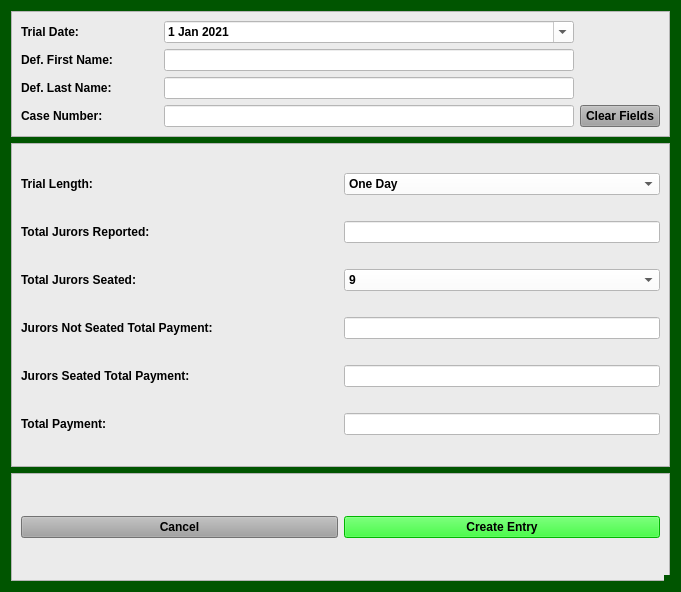
<?xml version="1.0" encoding="UTF-8"?>
<ui version="4.0">
 <class>JurorPaymentDialog</class>
 <widget class="QDialog" name="JurorPaymentDialog">
  <property name="windowModality">
   <enum>Qt::NonModal</enum>
  </property>
  <property name="enabled">
   <bool>true</bool>
  </property>
  <property name="geometry">
   <rect>
    <x>0</x>
    <y>0</y>
    <width>681</width>
    <height>592</height>
   </rect>
  </property>
  <property name="sizePolicy">
   <sizepolicy hsizetype="Fixed" vsizetype="Preferred">
    <horstretch>0</horstretch>
    <verstretch>0</verstretch>
   </sizepolicy>
  </property>
  <property name="minimumSize">
   <size>
    <width>0</width>
    <height>0</height>
   </size>
  </property>
  <property name="maximumSize">
   <size>
    <width>2500</width>
    <height>3500</height>
   </size>
  </property>
  <property name="palette">
   <palette>
    <active>
     <colorrole role="Button">
      <brush brushstyle="SolidPattern">
       <color alpha="255">
        <red>0</red>
        <green>85</green>
        <blue>0</blue>
       </color>
      </brush>
     </colorrole>
     <colorrole role="Base">
      <brush brushstyle="SolidPattern">
       <color alpha="255">
        <red>0</red>
        <green>85</green>
        <blue>0</blue>
       </color>
      </brush>
     </colorrole>
     <colorrole role="Window">
      <brush brushstyle="SolidPattern">
       <color alpha="255">
        <red>0</red>
        <green>85</green>
        <blue>0</blue>
       </color>
      </brush>
     </colorrole>
    </active>
    <inactive>
     <colorrole role="Button">
      <brush brushstyle="SolidPattern">
       <color alpha="255">
        <red>0</red>
        <green>85</green>
        <blue>0</blue>
       </color>
      </brush>
     </colorrole>
     <colorrole role="Base">
      <brush brushstyle="SolidPattern">
       <color alpha="255">
        <red>0</red>
        <green>85</green>
        <blue>0</blue>
       </color>
      </brush>
     </colorrole>
     <colorrole role="Window">
      <brush brushstyle="SolidPattern">
       <color alpha="255">
        <red>0</red>
        <green>85</green>
        <blue>0</blue>
       </color>
      </brush>
     </colorrole>
    </inactive>
    <disabled>
     <colorrole role="Button">
      <brush brushstyle="SolidPattern">
       <color alpha="255">
        <red>0</red>
        <green>85</green>
        <blue>0</blue>
       </color>
      </brush>
     </colorrole>
     <colorrole role="Base">
      <brush brushstyle="SolidPattern">
       <color alpha="255">
        <red>0</red>
        <green>85</green>
        <blue>0</blue>
       </color>
      </brush>
     </colorrole>
     <colorrole role="Window">
      <brush brushstyle="SolidPattern">
       <color alpha="255">
        <red>0</red>
        <green>85</green>
        <blue>0</blue>
       </color>
      </brush>
     </colorrole>
    </disabled>
   </palette>
  </property>
  <property name="font">
   <font>
    <family>Palatino Linotype</family>
    <pointsize>11</pointsize>
    <weight>75</weight>
    <italic>false</italic>
    <bold>true</bold>
   </font>
  </property>
  <property name="windowTitle">
   <string>Juror Payment</string>
  </property>
  <property name="toolTip">
   <string/>
  </property>
  <property name="styleSheet">
   <string notr="true">background-color: rgb(0, 85, 0);
font: 75 11pt &quot;Palatino Linotype&quot;;
font-weight: bold;</string>
  </property>
  <property name="sizeGripEnabled">
   <bool>true</bool>
  </property>
  <property name="modal">
   <bool>true</bool>
  </property>
  <layout class="QVBoxLayout" name="verticalLayout" stretch="1,3,1">
   <item>
    <widget class="QFrame" name="frame">
     <property name="styleSheet">
      <string notr="true">background-color: rgb(235, 235, 235);</string>
     </property>
     <property name="frameShape">
      <enum>QFrame::StyledPanel</enum>
     </property>
     <property name="frameShadow">
      <enum>QFrame::Raised</enum>
     </property>
     <layout class="QGridLayout" name="gridLayout_2" columnstretch="2,6,1">
      <item row="0" column="0">
       <widget class="QLabel" name="label_26">
        <property name="text">
         <string>Trial Date:</string>
        </property>
       </widget>
      </item>
      <item row="0" column="1">
       <widget class="QDateEdit" name="plea_trial_date">
        <property name="focusPolicy">
         <enum>Qt::NoFocus</enum>
        </property>
        <property name="styleSheet">
         <string notr="true">background-color: rgb(255, 255, 255);</string>
        </property>
        <property name="minimumDate">
         <date>
          <year>2021</year>
          <month>1</month>
          <day>1</day>
         </date>
        </property>
        <property name="calendarPopup">
         <bool>true</bool>
        </property>
        <property name="date">
         <date>
          <year>2021</year>
          <month>1</month>
          <day>1</day>
         </date>
        </property>
       </widget>
      </item>
      <item row="1" column="0">
       <widget class="QLabel" name="label">
        <property name="text">
         <string>Def. First Name:</string>
        </property>
       </widget>
      </item>
      <item row="1" column="1">
       <widget class="QLineEdit" name="defendant_first_name_lineEdit">
        <property name="maximumSize">
         <size>
          <width>5000</width>
          <height>16777215</height>
         </size>
        </property>
        <property name="styleSheet">
         <string notr="true">background-color: rgb(255, 255, 255);</string>
        </property>
       </widget>
      </item>
      <item row="2" column="0">
       <widget class="QLabel" name="label_2">
        <property name="text">
         <string>Def. Last Name:</string>
        </property>
       </widget>
      </item>
      <item row="2" column="1">
       <widget class="QLineEdit" name="defendant_last_name_lineEdit">
        <property name="enabled">
         <bool>true</bool>
        </property>
        <property name="styleSheet">
         <string notr="true">background-color: rgb(255, 255, 255);</string>
        </property>
       </widget>
      </item>
      <item row="3" column="0">
       <widget class="QLabel" name="label_3">
        <property name="text">
         <string>Case Number:</string>
        </property>
       </widget>
      </item>
      <item row="3" column="1">
       <widget class="QLineEdit" name="case_number_lineEdit">
        <property name="maximumSize">
         <size>
          <width>5000</width>
          <height>16777215</height>
         </size>
        </property>
        <property name="styleSheet">
         <string notr="true">background-color: rgb(255, 255, 255);</string>
        </property>
       </widget>
      </item>
      <item row="3" column="2">
       <widget class="QPushButton" name="clear_fields_case_Button">
        <property name="focusPolicy">
         <enum>Qt::NoFocus</enum>
        </property>
        <property name="styleSheet">
         <string notr="true">background-color: rgb(160, 160, 160);</string>
        </property>
        <property name="text">
         <string>Clear Fields</string>
        </property>
       </widget>
      </item>
     </layout>
    </widget>
   </item>
   <item>
    <widget class="QFrame" name="frame_2">
     <property name="styleSheet">
      <string notr="true">background-color: rgb(235, 235, 235);</string>
     </property>
     <property name="frameShape">
      <enum>QFrame::StyledPanel</enum>
     </property>
     <property name="frameShadow">
      <enum>QFrame::Raised</enum>
     </property>
     <layout class="QGridLayout" name="gridLayout_3" columnstretch="1,1">
      <item row="4" column="0">
       <widget class="QLabel" name="label_7">
        <property name="text">
         <string>Jurors Not Seated Total Payment:</string>
        </property>
       </widget>
      </item>
      <item row="1" column="1">
       <widget class="QLineEdit" name="jurors_reported_lineEdit">
        <property name="styleSheet">
         <string notr="true">background-color: rgb(255, 255, 255);</string>
        </property>
       </widget>
      </item>
      <item row="5" column="0">
       <widget class="QLabel" name="label_8">
        <property name="text">
         <string>Jurors Seated Total Payment:</string>
        </property>
       </widget>
      </item>
      <item row="3" column="1">
       <widget class="QComboBox" name="jurors_seated_box">
        <property name="styleSheet">
         <string notr="true">background-color: rgb(255, 255, 255);</string>
        </property>
        <item>
         <property name="text">
          <string>9</string>
         </property>
        </item>
        <item>
         <property name="text">
          <string>0</string>
         </property>
        </item>
       </widget>
      </item>
      <item row="1" column="0">
       <widget class="QLabel" name="label_5">
        <property name="text">
         <string>Total Jurors Reported:</string>
        </property>
       </widget>
      </item>
      <item row="3" column="0">
       <widget class="QLabel" name="label_6">
        <property name="text">
         <string>Total Jurors Seated:</string>
        </property>
       </widget>
      </item>
      <item row="0" column="0">
       <widget class="QLabel" name="label_4">
        <property name="text">
         <string>Trial Length:</string>
        </property>
       </widget>
      </item>
      <item row="0" column="1">
       <widget class="QComboBox" name="trial_length_box">
        <property name="styleSheet">
         <string notr="true">background-color: rgb(255, 255, 255);</string>
        </property>
        <item>
         <property name="text">
          <string>One Day</string>
         </property>
        </item>
        <item>
         <property name="text">
          <string>Two Days</string>
         </property>
        </item>
        <item>
         <property name="text">
          <string>No Trial - Jury Not Seated</string>
         </property>
        </item>
       </widget>
      </item>
      <item row="6" column="0">
       <widget class="QLabel" name="label_9">
        <property name="text">
         <string>Total Payment:</string>
        </property>
       </widget>
      </item>
      <item row="4" column="1">
       <widget class="QLineEdit" name="lineEdit">
        <property name="styleSheet">
         <string notr="true">background-color: rgb(255, 255, 255);</string>
        </property>
       </widget>
      </item>
      <item row="5" column="1">
       <widget class="QLineEdit" name="lineEdit_2">
        <property name="styleSheet">
         <string notr="true">background-color: rgb(255, 255, 255);</string>
        </property>
       </widget>
      </item>
      <item row="6" column="1">
       <widget class="QLineEdit" name="lineEdit_3">
        <property name="styleSheet">
         <string notr="true">background-color: rgb(255, 255, 255);</string>
        </property>
       </widget>
      </item>
     </layout>
    </widget>
   </item>
   <item>
    <widget class="QFrame" name="frame_3">
     <property name="styleSheet">
      <string notr="true">background-color: rgb(235, 235, 235);</string>
     </property>
     <property name="frameShape">
      <enum>QFrame::StyledPanel</enum>
     </property>
     <property name="frameShadow">
      <enum>QFrame::Raised</enum>
     </property>
     <layout class="QGridLayout" name="gridLayout">
      <item row="0" column="1">
       <widget class="QPushButton" name="create_entry_Button">
        <property name="styleSheet">
         <string notr="true">background-color: rgb(0, 255, 0);</string>
        </property>
        <property name="text">
         <string>Create Entry</string>
        </property>
        <property name="autoDefault">
         <bool>false</bool>
        </property>
       </widget>
      </item>
      <item row="0" column="0">
       <widget class="QPushButton" name="cancel_Button">
        <property name="focusPolicy">
         <enum>Qt::NoFocus</enum>
        </property>
        <property name="styleSheet">
         <string notr="true">background-color: rgb(160, 160, 160);</string>
        </property>
        <property name="text">
         <string>Cancel</string>
        </property>
       </widget>
      </item>
     </layout>
    </widget>
   </item>
  </layout>
 </widget>
 <tabstops>
  <tabstop>defendant_first_name_lineEdit</tabstop>
  <tabstop>defendant_last_name_lineEdit</tabstop>
  <tabstop>case_number_lineEdit</tabstop>
  <tabstop>trial_length_box</tabstop>
  <tabstop>create_entry_Button</tabstop>
 </tabstops>
 <resources/>
 <connections/>
 <slots>
  <slot>create_entry()</slot>
  <slot>continue_dialog()</slot>
  <slot>close_window()</slot>
  <slot>set_dialog()</slot>
  <slot>update_case_information()</slot>
  <slot>ovi_dialog()</slot>
  <slot>sentencing_dialog()</slot>
  <slot>proceed_to_sentencing()</slot>
  <slot>proceed_to_ovi()</slot>
  <slot>add_charge()</slot>
  <slot>set_statute()</slot>
  <slot>set_pay_date()</slot>
  <slot>amend_offense()</slot>
  <slot>set_offense()</slot>
  <slot>add_charge_to_view()</slot>
  <slot>delete_charge()</slot>
  <slot>delete_charge_from_view()</slot>
  <slot>close_event()</slot>
  <slot>set_fra_in_file()</slot>
  <slot>set_fra_in_court()</slot>
  <slot>start_add_conditions_dialog()</slot>
  <slot>start_amend_offense_dialog()</slot>
 </slots>
</ui>
